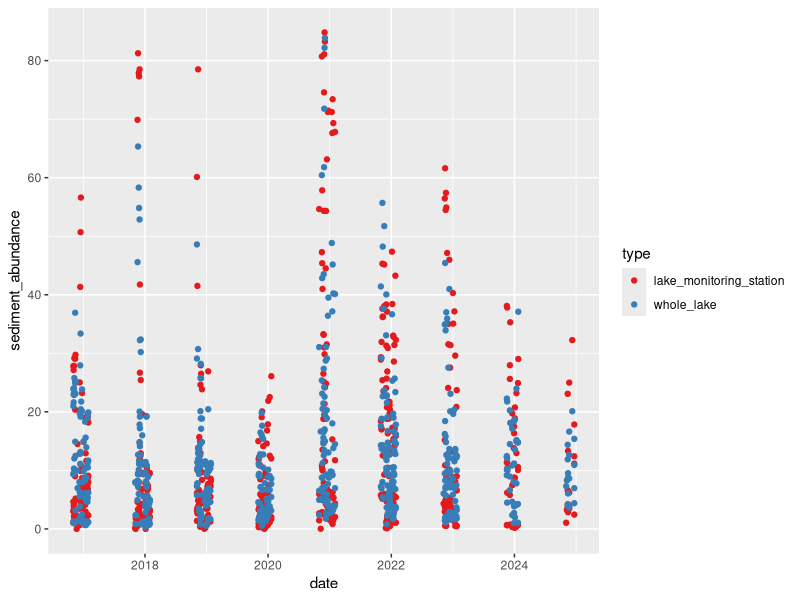
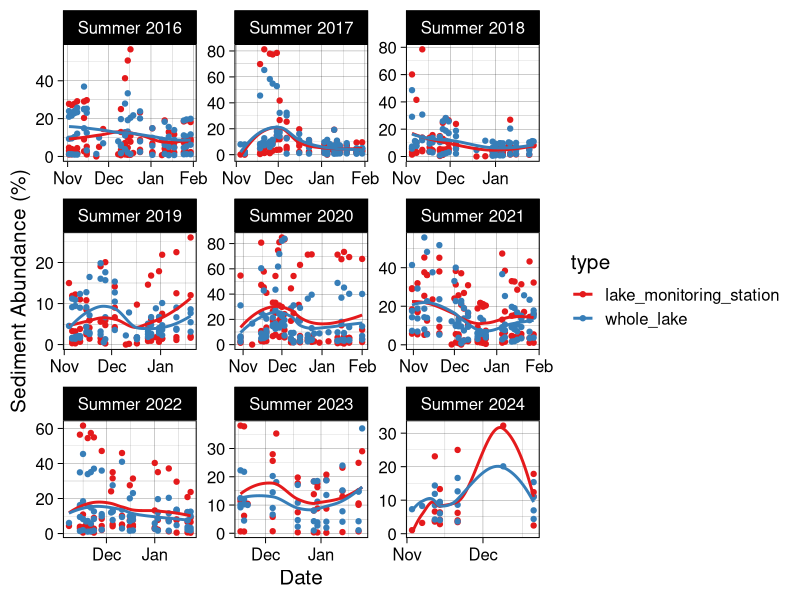
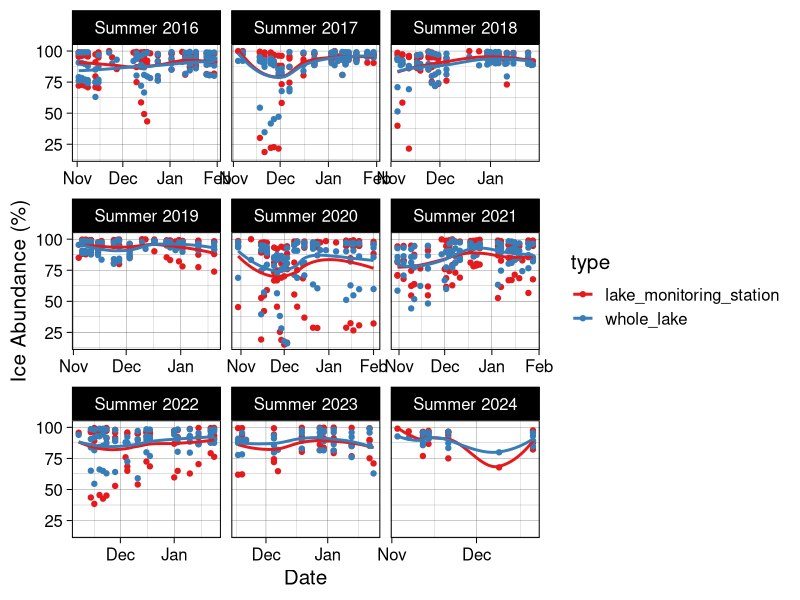
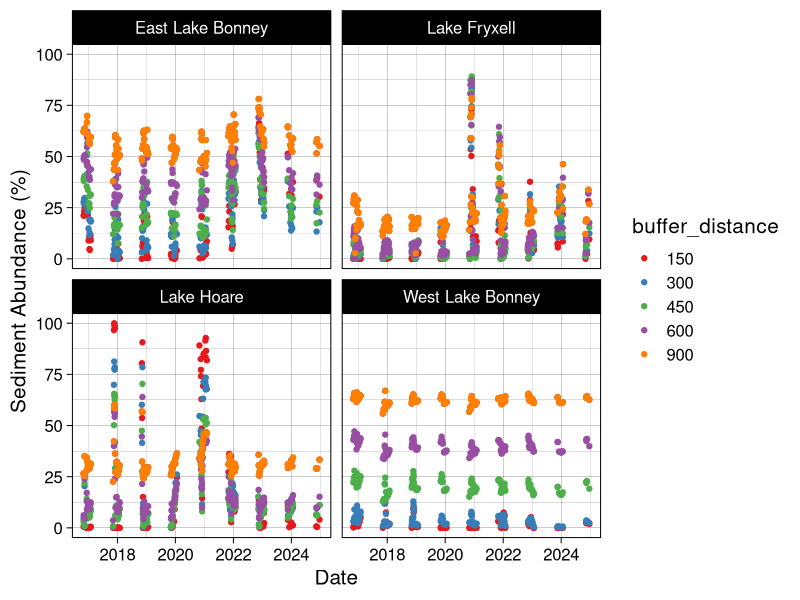
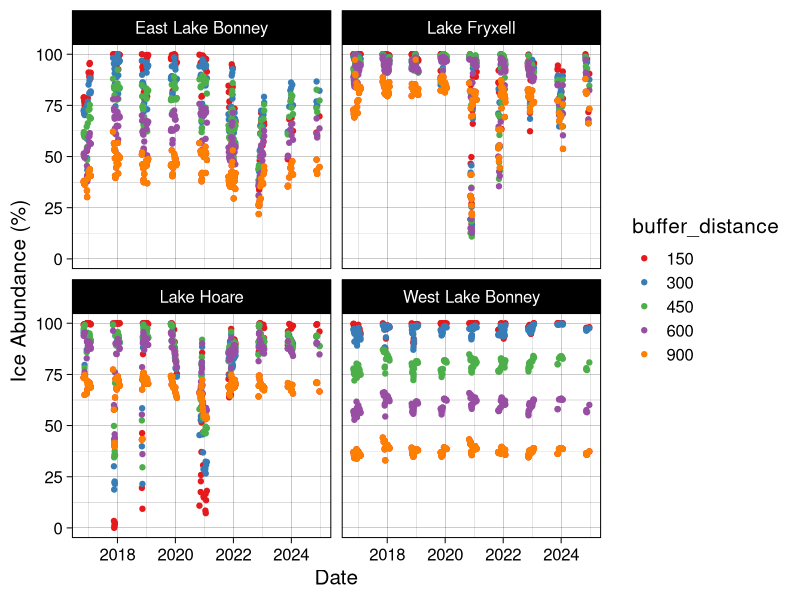
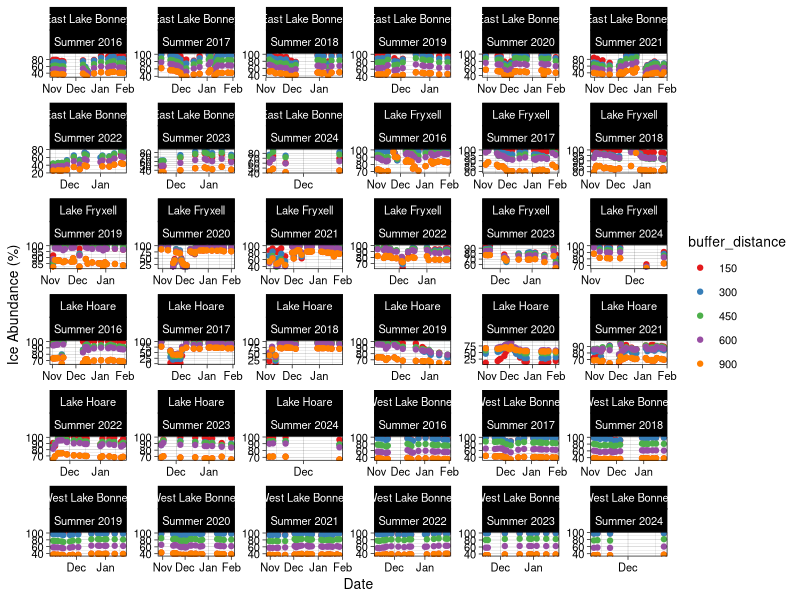
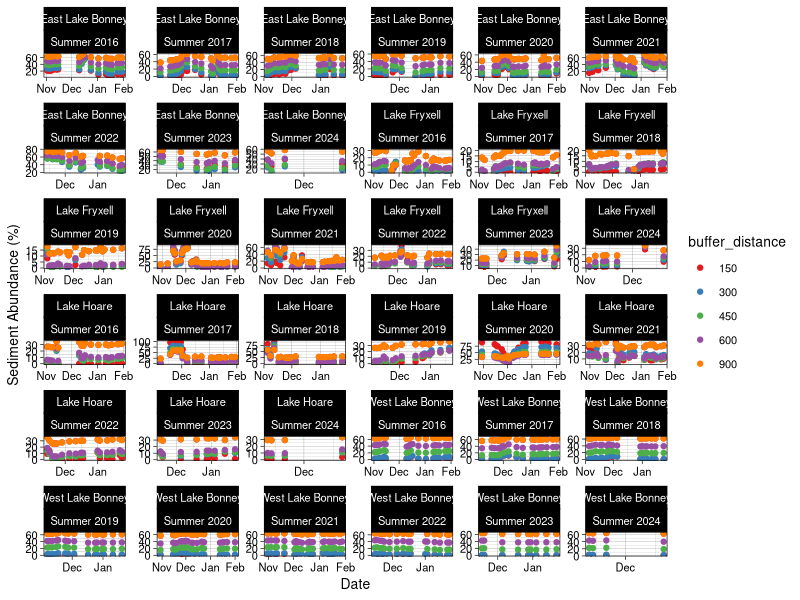
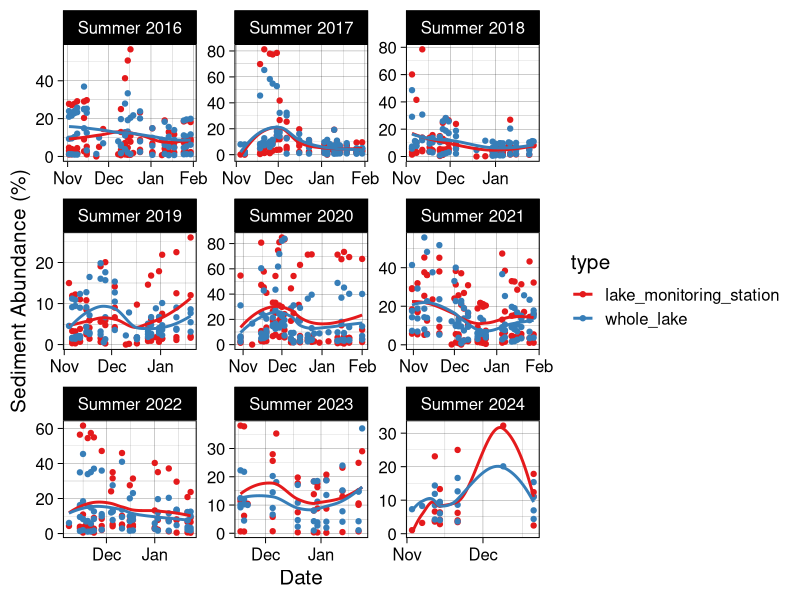

Generate these figures, in order, with R:
######### TVLakes Sediment Output Comparison ###########

library(tidyverse)
library(RColorBrewer)
library(scales)

setwd("~/Documents/R-Repositories/MCM-LTER-MS")

mean_BB <- read_csv("data/sediment abundance data/LANDSAT_sediment_abundances_20250301.csv") |> 
  mutate(date = ymd(date), 
         type = 'lake_monitoring_station') |> 
  select(-`approx_albedo`)

mean_wholelake <- read_csv("data/sediment abundance data/LANDSAT_wholelake_mean_20250307.csv") |> 
  mutate(date = ymd(date), 
         type = "whole_lake")

## Define a season function to plot data by season. Makes data viz a lot easier. 
get_season <- function(date) {
  month <- month(date)
  year <- year(date)
  
  if (month %in% c(11, 12)) {
    return(paste0("Summer ", year))  # November and December belong to the current winter
  } else if (month == 1) {
    return(paste0("Summer ", year - 1))  # January belongs to the previous winter
  } else if (month == 2) {
    return(paste0("Summer ", year - 1))  # February belongs to the previous winter
  } else if (month == 3) {
    return(paste0("Fall ", year))  # March is Spring
  } else if (month %in% 4:5) {
    return(paste0("Fall ", year))  # April and May are Spring
  } else if (month == 6) {
    return(paste0("Winter ", year))  # June is Summer
  } else if (month %in% 7:8) {
    return(paste0("Winter ", year))  # July and August are Summer
  } else if (month == 9) {
    return(paste0("Spring ", year))  # September is Fall
  } else if (month %in% 10) {
    return(paste0("Summer ", year))  # October is Fall
  }
}

# join the two files for easy comparison and plotting
means <- rbind(mean_BB, mean_wholelake) |> 
  mutate(season = sapply(date, get_season), 
         sediment_abundance = sediment_abundance*100, 
         ice_abundance = ice_abundance*100)

## plot the raw output for sediment abundance/ice abundance against each other and see how the outputs compare
ggplot(means, aes(date, sediment_abundance, color = type)) + 
  geom_point() + 
  scale_color_brewer(palette = "Set1") 

# facet by season for sed abundance
ggplot(means, aes(date, sediment_abundance, color = type)) + 
  geom_point() + 
  geom_smooth(se = F) + 
  scale_color_brewer(palette = "Set1") + 
  facet_wrap(vars(season), scales = "free") +
  scale_x_date(labels = date_format("%b"), breaks = "1 month") + 
  xlab("Date") + ylab("Sediment Abundance (%)") + 
  theme_linedraw(base_size = 15)

ggsave("plots/manuscript/chapter 1/whole_lake_vs_BB_sed_abundance.png", dpi = 700, 
       height = 8, width = 12)

# facet by season for ice abundance
ggplot(means, aes(date, ice_abundance, color = type)) + 
  geom_point() + 
  geom_smooth(se = F) + 
  scale_color_brewer(palette = "Set1") + 
  facet_wrap(vars(season), scales = "free_x") +
  scale_x_date(labels = date_format("%b"), breaks = "1 month") + 
  xlab("Date") + ylab("Ice Abundance (%)") + 
  theme_linedraw(base_size = 15)

ggsave("plots/manuscript/chapter 1/whole_lake_vs_BB_ice_abundance.png", dpi = 700, 
       height = 8, width = 12)




######### investing different buffering distances #########
mean_150m <- read_csv("data/sediment abundance data/LANDSAT_sediment_abundances_150m_20250301.csv") |> 
  mutate(date = ymd(date), 
         buffer_distance = '150')

mean_300m = mean_BB |> 
  mutate(buffer_distance = '300') |> 
  select(-type)

mean_450m = read_csv("data/sediment abundance data/LANDSAT_sediment_abundances_450m_20250301.csv") |> 
  mutate(date = ymd(date), 
         buffer_distance = '450')

mean_600m = read_csv("data/sediment abundance data/LANDSAT_sediment_abundances_600m_20250301.csv") |> 
  mutate(date = ymd(date), 
         buffer_distance = '600') |> 
  select(-approx_albedo)

mean_900m = read_csv("data/sediment abundance data/LANDSAT_sediment_abundances_900m_20250301.csv") |> 
  mutate(date = ymd(date), 
         buffer_distance = '900')

buffers <- rbind(mean_150m, mean_300m, mean_450m, mean_600m, mean_900m) |> 
  mutate(ice_abundance = ice_abundance*100, 
         sediment_abundance = sediment_abundance*100, 
         season = sapply(date, get_season)) |> 
  select(-sediment)

write_csv(buffers, "data/sediment abundance data/LANDSAT_all_buffer_distances_20250301.csv")

### plot cropping distance comparisons
#sed
ggplot(buffers, aes(date, sediment_abundance, color = buffer_distance)) + 
  geom_point() + 
  scale_color_brewer(palette = "Set1") + 
  facet_wrap(vars(lake)) + 
 # scale_x_date(labels = date_format("%b"), breaks = "1 month") + 
  xlab("Date") + ylab("Sediment Abundance (%)") + 
  theme_linedraw(base_size = 15)

ggsave("plots/manuscript/chapter 1/comparison_of_buffer_distances_sed_bylake.png", dpi = 700, 
       height = 8, width = 10)

#ice
ggplot(buffers, aes(date, ice_abundance, color = buffer_distance)) + 
  geom_point() + 
  scale_color_brewer(palette = "Set1") + 
  facet_wrap(vars(lake)) + 
  # scale_x_date(labels = date_format("%b"), breaks = "1 month") + 
  xlab("Date") + ylab("Ice Abundance (%)") + 
  theme_linedraw(base_size = 15)

ggsave("plots/manuscript/chapter 1/comparison_of_buffer_distances_sed_bylake.png", dpi = 700, 
       height = 8, width = 10)

## facet by season
#ice
ggplot(buffers, aes(date, ice_abundance, color = buffer_distance)) + 
  geom_point() + 
  scale_color_brewer(palette = "Set1") + 
  facet_wrap(vars(lake, season), scales = "free") + 
  scale_x_date(labels = date_format("%b"), breaks = "1 month") + 
  xlab("Date") + ylab("Ice Abundance (%)") + 
  theme_linedraw(base_size = 10)

ggsave("plots/manuscript/chapter 1/comparison_of_buffer_distances_sed_byseason.png", dpi = 700, 
       height = 10, width = 10)

#sed
ggplot(buffers, aes(date, sediment_abundance, color = buffer_distance)) + 
  geom_point() + 
  scale_color_brewer(palette = "Set1") + 
  facet_wrap(vars(lake, season), scales = "free") + 
  scale_x_date(labels = date_format("%b"), breaks = "1 month") + 
  xlab("Date") + ylab("Sediment Abundance (%)") + 
  theme_linedraw(base_size = 10)

ggsave("plots/manuscript/chapter 1/comparison_of_buffer_distances_sed_byseason.png", dpi = 700, 
       height = 10, width = 10)
